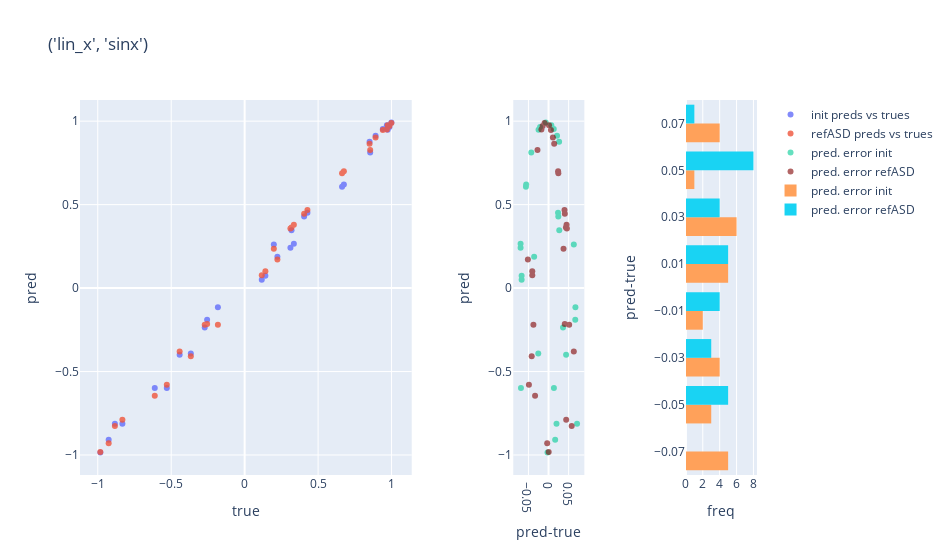

This figure's notebook cell:
### Code cell
asd.predictability_plot(diref_datas_dict,
                        list(diref_datas_dict.keys())[0],
                        refined_plot=True,
                        #refined_input_datas_dict=datas_dict,
                        plot_along=["init"#, "linear", "mean",
                                    ]
                        )
